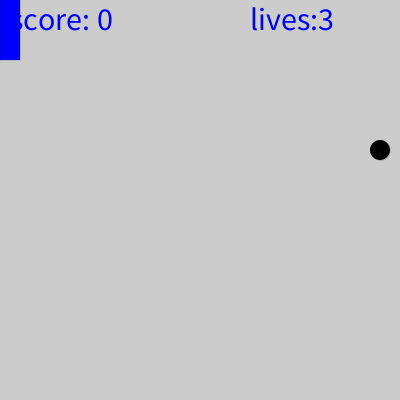
Frame 1 (no input)
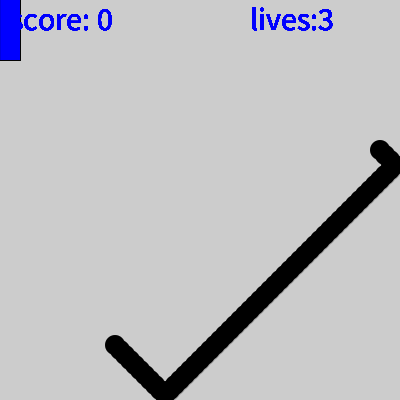
Frame 60 (the mouse pressed at the canvas centre just before this capture)
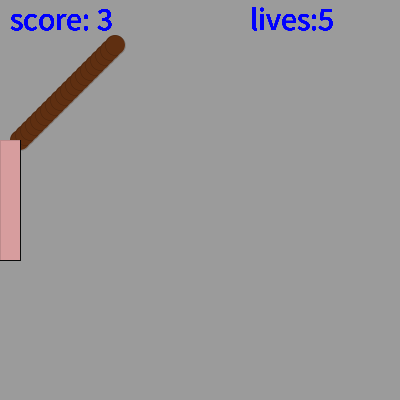
Frame 120 (the mouse held since frame 60 and released just before this capture)

The Processing sketch that drew these frames (run headless with seeded random() and noise(); from frame 60 on, the mouse is pressed at the canvas centre):

// Processing sketch: work
// ── work.pde
int x=380; 
int y=150; 
int direction_x=5; 
int direction_y=5; 
int lives=3;
int score=0;
//Set the Basic variable.
float a=0,b=0,c=255,d=0,e=0,f=0;

void setup()
{
 size(400,400); 

}
void draw()
{
  strokeWeight(0);
 fill(a,b,c); 
 rect(0,mouseY-60,20,120); 
 // Have the paddle moving vertically instead of horizontally but with thesame game logic. 
 strokeWeight(0);
 fill(d,e,f);
 ellipse(x,y,20,20); 
 
 
 x=x+direction_x; 
 if(x<20){
   direction_x=-direction_x;
   lives--;
    background(155,155,155); 

  if(lives==0)exit();
  x=30;y=mouseY;
  //With this commond,we can not only fix the bug of score,But also the ball will appear in front of paddle when the live is lost.
  } 
 if(x>(width-10)) direction_x=-direction_x;
 if((x<30)&&(abs(mouseY-y)<60))
 {
 direction_x=-direction_x; 
 score++; 
  background(155,155,155); 

 a=random(156,255);
 b=random(156,255);
 c=random(156,255);
 d=random(0,155);
 e=random(0,155);
 f=random(0,155);
 //Something interesting
 }
//Set  X and the change of lives and score

 y=y+direction_y;
 if(y<10) direction_y=-direction_y;
 if(y>(height-10)) direction_y=-direction_y; 
//Set Y 's .
 

 textSize(32);
 fill(0,0,255);
 text("score: "+ score, 10, 30); 
 text("lives:"+lives,width-150, 30);
 
 if(score>9){
 score=score-10;
 lives++;
 }
 //That's all
} 
